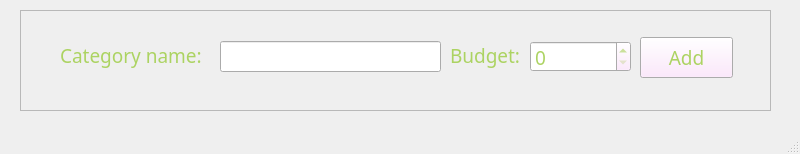
<?xml version="1.0" encoding="UTF-8"?>
<ui version="4.0">
 <class>MainWindow</class>
 <widget class="QMainWindow" name="MainWindow">
  <property name="geometry">
   <rect>
    <x>0</x>
    <y>0</y>
    <width>800</width>
    <height>154</height>
   </rect>
  </property>
  <property name="windowTitle">
   <string>MainWindow</string>
  </property>
  <widget class="QWidget" name="centralwidget">
   <widget class="QFrame" name="frame">
    <property name="geometry">
     <rect>
      <x>20</x>
      <y>10</y>
      <width>751</width>
      <height>101</height>
     </rect>
    </property>
    <property name="palette">
     <palette>
      <active>
       <colorrole role="WindowText">
        <brush brushstyle="SolidPattern">
         <color alpha="255">
          <red>172</red>
          <green>211</green>
          <blue>98</blue>
         </color>
        </brush>
       </colorrole>
       <colorrole role="Button">
        <brush brushstyle="SolidPattern">
         <color alpha="255">
          <red>255</red>
          <green>226</green>
          <blue>254</blue>
         </color>
        </brush>
       </colorrole>
       <colorrole role="Highlight">
        <brush brushstyle="SolidPattern">
         <color alpha="255">
          <red>255</red>
          <green>226</green>
          <blue>254</blue>
         </color>
        </brush>
       </colorrole>
      </active>
      <inactive>
       <colorrole role="WindowText">
        <brush brushstyle="SolidPattern">
         <color alpha="255">
          <red>172</red>
          <green>211</green>
          <blue>98</blue>
         </color>
        </brush>
       </colorrole>
       <colorrole role="Button">
        <brush brushstyle="SolidPattern">
         <color alpha="255">
          <red>255</red>
          <green>226</green>
          <blue>254</blue>
         </color>
        </brush>
       </colorrole>
       <colorrole role="Highlight">
        <brush brushstyle="SolidPattern">
         <color alpha="255">
          <red>255</red>
          <green>226</green>
          <blue>254</blue>
         </color>
        </brush>
       </colorrole>
      </inactive>
      <disabled>
       <colorrole role="WindowText">
        <brush brushstyle="SolidPattern">
         <color alpha="255">
          <red>120</red>
          <green>120</green>
          <blue>120</blue>
         </color>
        </brush>
       </colorrole>
       <colorrole role="Button">
        <brush brushstyle="SolidPattern">
         <color alpha="255">
          <red>255</red>
          <green>226</green>
          <blue>254</blue>
         </color>
        </brush>
       </colorrole>
       <colorrole role="Highlight">
        <brush brushstyle="SolidPattern">
         <color alpha="255">
          <red>0</red>
          <green>120</green>
          <blue>215</blue>
         </color>
        </brush>
       </colorrole>
      </disabled>
     </palette>
    </property>
    <property name="font">
     <font>
      <family>Candara</family>
      <pointsize>14</pointsize>
     </font>
    </property>
    <property name="frameShape">
     <enum>QFrame::StyledPanel</enum>
    </property>
    <property name="frameShadow">
     <enum>QFrame::Raised</enum>
    </property>
    <widget class="QLabel" name="label">
     <property name="geometry">
      <rect>
       <x>40</x>
       <y>30</y>
       <width>161</width>
       <height>31</height>
      </rect>
     </property>
     <property name="text">
      <string>Category name:</string>
     </property>
    </widget>
    <widget class="QLineEdit" name="lineEdit">
     <property name="geometry">
      <rect>
       <x>200</x>
       <y>31</y>
       <width>221</width>
       <height>31</height>
      </rect>
     </property>
     <property name="text">
      <string/>
     </property>
    </widget>
    <widget class="QLabel" name="label_2">
     <property name="geometry">
      <rect>
       <x>430</x>
       <y>25</y>
       <width>81</width>
       <height>41</height>
      </rect>
     </property>
     <property name="text">
      <string>Budget:</string>
     </property>
    </widget>
    <widget class="QSpinBox" name="spinBox">
     <property name="geometry">
      <rect>
       <x>510</x>
       <y>31</y>
       <width>101</width>
       <height>31</height>
      </rect>
     </property>
     <property name="palette">
      <palette>
       <active>
        <colorrole role="Text">
         <brush brushstyle="SolidPattern">
          <color alpha="255">
           <red>172</red>
           <green>211</green>
           <blue>98</blue>
          </color>
         </brush>
        </colorrole>
        <colorrole role="ButtonText">
         <brush brushstyle="SolidPattern">
          <color alpha="255">
           <red>172</red>
           <green>211</green>
           <blue>98</blue>
          </color>
         </brush>
        </colorrole>
        <colorrole role="ToolTipText">
         <brush brushstyle="SolidPattern">
          <color alpha="255">
           <red>172</red>
           <green>211</green>
           <blue>98</blue>
          </color>
         </brush>
        </colorrole>
        <colorrole role="PlaceholderText">
         <brush brushstyle="SolidPattern">
          <color alpha="128">
           <red>172</red>
           <green>211</green>
           <blue>98</blue>
          </color>
         </brush>
        </colorrole>
       </active>
       <inactive>
        <colorrole role="Text">
         <brush brushstyle="SolidPattern">
          <color alpha="255">
           <red>172</red>
           <green>211</green>
           <blue>98</blue>
          </color>
         </brush>
        </colorrole>
        <colorrole role="ButtonText">
         <brush brushstyle="SolidPattern">
          <color alpha="255">
           <red>172</red>
           <green>211</green>
           <blue>98</blue>
          </color>
         </brush>
        </colorrole>
        <colorrole role="ToolTipText">
         <brush brushstyle="SolidPattern">
          <color alpha="255">
           <red>172</red>
           <green>211</green>
           <blue>98</blue>
          </color>
         </brush>
        </colorrole>
        <colorrole role="PlaceholderText">
         <brush brushstyle="SolidPattern">
          <color alpha="128">
           <red>172</red>
           <green>211</green>
           <blue>98</blue>
          </color>
         </brush>
        </colorrole>
       </inactive>
       <disabled>
        <colorrole role="Text">
         <brush brushstyle="SolidPattern">
          <color alpha="255">
           <red>120</red>
           <green>120</green>
           <blue>120</blue>
          </color>
         </brush>
        </colorrole>
        <colorrole role="ButtonText">
         <brush brushstyle="SolidPattern">
          <color alpha="255">
           <red>120</red>
           <green>120</green>
           <blue>120</blue>
          </color>
         </brush>
        </colorrole>
        <colorrole role="ToolTipText">
         <brush brushstyle="SolidPattern">
          <color alpha="255">
           <red>172</red>
           <green>211</green>
           <blue>98</blue>
          </color>
         </brush>
        </colorrole>
        <colorrole role="PlaceholderText">
         <brush brushstyle="SolidPattern">
          <color alpha="128">
           <red>172</red>
           <green>211</green>
           <blue>98</blue>
          </color>
         </brush>
        </colorrole>
       </disabled>
      </palette>
     </property>
     <property name="wrapping">
      <bool>false</bool>
     </property>
     <property name="maximum">
      <number>10000</number>
     </property>
    </widget>
    <widget class="QPushButton" name="pushButton">
     <property name="geometry">
      <rect>
       <x>620</x>
       <y>27</y>
       <width>93</width>
       <height>41</height>
      </rect>
     </property>
     <property name="palette">
      <palette>
       <active>
        <colorrole role="Text">
         <brush brushstyle="SolidPattern">
          <color alpha="255">
           <red>172</red>
           <green>211</green>
           <blue>98</blue>
          </color>
         </brush>
        </colorrole>
        <colorrole role="ButtonText">
         <brush brushstyle="SolidPattern">
          <color alpha="255">
           <red>172</red>
           <green>211</green>
           <blue>98</blue>
          </color>
         </brush>
        </colorrole>
        <colorrole role="PlaceholderText">
         <brush brushstyle="SolidPattern">
          <color alpha="128">
           <red>172</red>
           <green>211</green>
           <blue>98</blue>
          </color>
         </brush>
        </colorrole>
       </active>
       <inactive>
        <colorrole role="Text">
         <brush brushstyle="SolidPattern">
          <color alpha="255">
           <red>172</red>
           <green>211</green>
           <blue>98</blue>
          </color>
         </brush>
        </colorrole>
        <colorrole role="ButtonText">
         <brush brushstyle="SolidPattern">
          <color alpha="255">
           <red>172</red>
           <green>211</green>
           <blue>98</blue>
          </color>
         </brush>
        </colorrole>
        <colorrole role="PlaceholderText">
         <brush brushstyle="SolidPattern">
          <color alpha="128">
           <red>172</red>
           <green>211</green>
           <blue>98</blue>
          </color>
         </brush>
        </colorrole>
       </inactive>
       <disabled>
        <colorrole role="Text">
         <brush brushstyle="SolidPattern">
          <color alpha="255">
           <red>120</red>
           <green>120</green>
           <blue>120</blue>
          </color>
         </brush>
        </colorrole>
        <colorrole role="ButtonText">
         <brush brushstyle="SolidPattern">
          <color alpha="255">
           <red>120</red>
           <green>120</green>
           <blue>120</blue>
          </color>
         </brush>
        </colorrole>
        <colorrole role="PlaceholderText">
         <brush brushstyle="SolidPattern">
          <color alpha="128">
           <red>0</red>
           <green>0</green>
           <blue>0</blue>
          </color>
         </brush>
        </colorrole>
       </disabled>
      </palette>
     </property>
     <property name="text">
      <string>Add</string>
     </property>
    </widget>
   </widget>
  </widget>
  <widget class="QMenuBar" name="menubar">
   <property name="geometry">
    <rect>
     <x>0</x>
     <y>0</y>
     <width>800</width>
     <height>26</height>
    </rect>
   </property>
  </widget>
  <widget class="QStatusBar" name="statusbar"/>
 </widget>
 <resources/>
 <connections/>
</ui>
